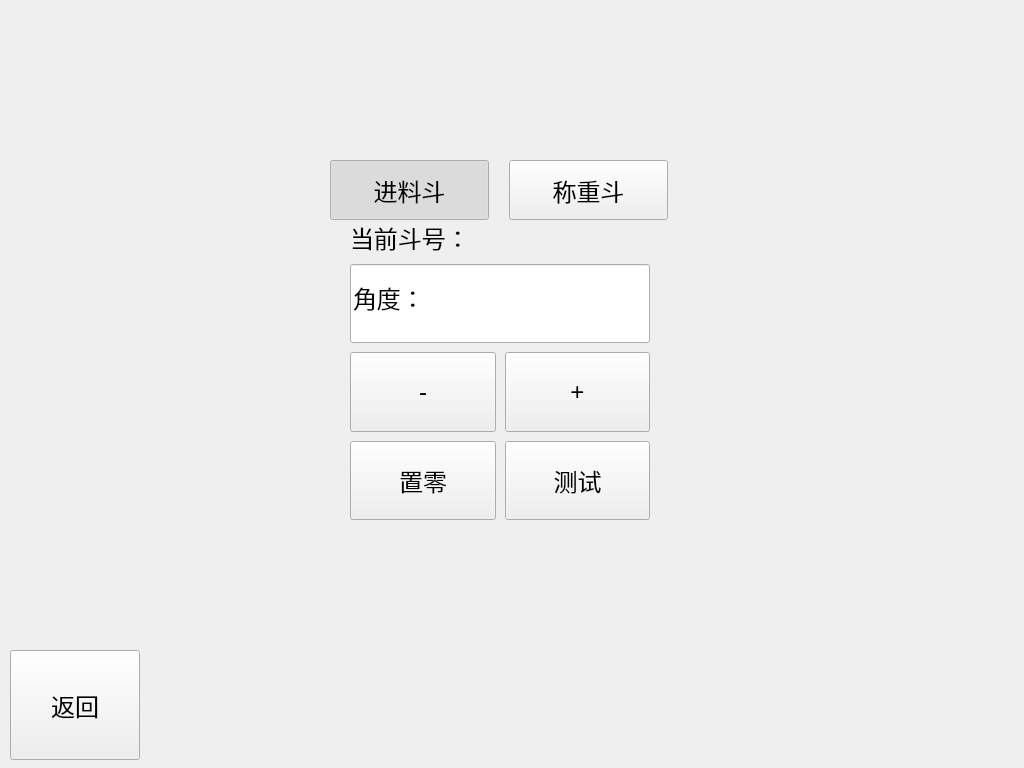
<?xml version="1.0" encoding="UTF-8"?>
<ui version="4.0">
 <class>FormTestDouKaiMen</class>
 <widget class="QWidget" name="FormTestDouKaiMen">
  <property name="geometry">
   <rect>
    <x>0</x>
    <y>0</y>
    <width>1024</width>
    <height>768</height>
   </rect>
  </property>
  <property name="windowTitle">
   <string>FormTestDouKaiMen</string>
  </property>
  <property name="styleSheet">
   <string notr="true">font-size: 24px;三</string>
  </property>
  <widget class="QPushButton" name="btn_back">
   <property name="geometry">
    <rect>
     <x>10</x>
     <y>650</y>
     <width>130</width>
     <height>110</height>
    </rect>
   </property>
   <property name="text">
    <string>返回</string>
   </property>
  </widget>
  <widget class="QWidget" name="widget" native="true">
   <property name="geometry">
    <rect>
     <x>350</x>
     <y>220</y>
     <width>300</width>
     <height>300</height>
    </rect>
   </property>
   <layout class="QGridLayout" name="gridLayout">
    <property name="spacing">
     <number>9</number>
    </property>
    <item row="0" column="0" colspan="2">
     <layout class="QHBoxLayout" name="horizontalLayout">
      <item>
       <widget class="QLabel" name="label">
        <property name="sizePolicy">
         <sizepolicy hsizetype="Fixed" vsizetype="Preferred">
          <horstretch>0</horstretch>
          <verstretch>0</verstretch>
         </sizepolicy>
        </property>
        <property name="text">
         <string>当前斗号：</string>
        </property>
       </widget>
      </item>
      <item>
       <widget class="QLabel" name="dounum">
        <property name="sizePolicy">
         <sizepolicy hsizetype="Preferred" vsizetype="Preferred">
          <horstretch>0</horstretch>
          <verstretch>0</verstretch>
         </sizepolicy>
        </property>
        <property name="text">
         <string/>
        </property>
       </widget>
      </item>
     </layout>
    </item>
    <item row="1" column="0" colspan="2">
     <widget class="QImageLineEdit" name="val_1">
      <property name="sizePolicy">
       <sizepolicy hsizetype="Expanding" vsizetype="Expanding">
        <horstretch>0</horstretch>
        <verstretch>0</verstretch>
       </sizepolicy>
      </property>
      <property name="minimumSize">
       <size>
        <width>200</width>
        <height>40</height>
       </size>
      </property>
      <property name="text">
       <string>角度：</string>
      </property>
     </widget>
    </item>
    <item row="2" column="0">
     <widget class="QPushButton" name="btn_ag_jian">
      <property name="sizePolicy">
       <sizepolicy hsizetype="Minimum" vsizetype="Expanding">
        <horstretch>0</horstretch>
        <verstretch>0</verstretch>
       </sizepolicy>
      </property>
      <property name="text">
       <string>-</string>
      </property>
      <property name="autoRepeat">
       <bool>true</bool>
      </property>
     </widget>
    </item>
    <item row="2" column="1">
     <widget class="QPushButton" name="btn_ag_jia">
      <property name="sizePolicy">
       <sizepolicy hsizetype="Minimum" vsizetype="Expanding">
        <horstretch>0</horstretch>
        <verstretch>0</verstretch>
       </sizepolicy>
      </property>
      <property name="text">
       <string>+</string>
      </property>
      <property name="autoRepeat">
       <bool>true</bool>
      </property>
     </widget>
    </item>
    <item row="3" column="0">
     <widget class="QPushButton" name="btn_zero">
      <property name="sizePolicy">
       <sizepolicy hsizetype="Minimum" vsizetype="Expanding">
        <horstretch>0</horstretch>
        <verstretch>0</verstretch>
       </sizepolicy>
      </property>
      <property name="text">
       <string>置零</string>
      </property>
     </widget>
    </item>
    <item row="3" column="1">
     <widget class="QPushButton" name="btn_test">
      <property name="sizePolicy">
       <sizepolicy hsizetype="Minimum" vsizetype="Expanding">
        <horstretch>0</horstretch>
        <verstretch>0</verstretch>
       </sizepolicy>
      </property>
      <property name="text">
       <string>测试</string>
      </property>
     </widget>
    </item>
   </layout>
  </widget>
  <widget class="QPushButton" name="pushButton_1">
   <property name="geometry">
    <rect>
     <x>330</x>
     <y>160</y>
     <width>159</width>
     <height>60</height>
    </rect>
   </property>
   <property name="sizePolicy">
    <sizepolicy hsizetype="Expanding" vsizetype="Preferred">
     <horstretch>0</horstretch>
     <verstretch>0</verstretch>
    </sizepolicy>
   </property>
   <property name="text">
    <string>进料斗</string>
   </property>
   <property name="checkable">
    <bool>true</bool>
   </property>
   <property name="checked">
    <bool>true</bool>
   </property>
  </widget>
  <widget class="QPushButton" name="pushButton_2">
   <property name="geometry">
    <rect>
     <x>509</x>
     <y>160</y>
     <width>159</width>
     <height>60</height>
    </rect>
   </property>
   <property name="sizePolicy">
    <sizepolicy hsizetype="Expanding" vsizetype="Preferred">
     <horstretch>0</horstretch>
     <verstretch>0</verstretch>
    </sizepolicy>
   </property>
   <property name="text">
    <string>称重斗</string>
   </property>
   <property name="checkable">
    <bool>true</bool>
   </property>
  </widget>
 </widget>
 <customwidgets>
  <customwidget>
   <class>QImageLineEdit</class>
   <extends>QLineEdit</extends>
   <header>MWidget.h</header>
  </customwidget>
 </customwidgets>
 <tabstops>
  <tabstop>btn_back</tabstop>
  <tabstop>val_1</tabstop>
  <tabstop>btn_ag_jian</tabstop>
  <tabstop>btn_ag_jia</tabstop>
  <tabstop>btn_zero</tabstop>
  <tabstop>btn_test</tabstop>
 </tabstops>
 <resources/>
 <connections/>
</ui>
